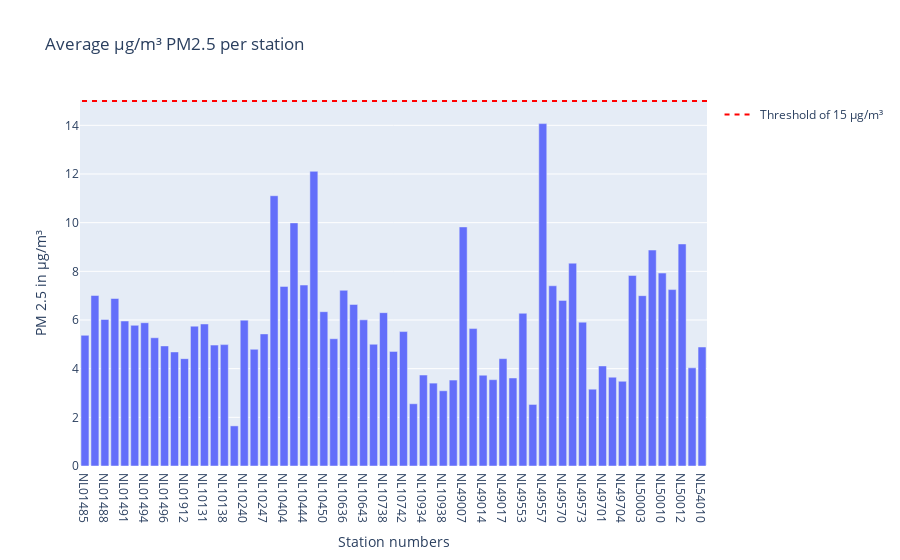

The notebook cell this image was saved under:
### Markdown cell above
The skewness transforms negatively, therefore we need to implement another transformation practice in order to detect and handle outliers.

### Code cell
bar_pm25 = px.bar(meanlocation_PM25, x='station_number' , y= 'value', title='Average µg/m³ PM2.5 per station')
bar_pm25.update_layout(yaxis_title='PM 2.5 in µg/m³', xaxis_title= "Station numbers", barmode='group') 
#bar.add_shape(type='line', y0=40, y1=40, xref='paper', x0=0, x1=1, line_color='red')
bar_pm25.add_shape(
    legendrank=1,
    showlegend=True,
    type="line",
    xref="paper",
    line=dict(dash="5px", color='red'),
    x0=1,
    x1=0,
    y0=15,
    y1=15,
    name='Threshold of 15 µg/m³'
)

bar_pm25.show()

### Figure 1 — Plotly figure (JSON) as saved in the notebook; plotly's stock layout.template omitted (floating-point values rounded to 4 significant figures)
{"data": [{"hovertemplate": "station_number=%{x}<br>value=%{y}<extra></extra>", "legendgroup": "", "marker": {"color": "#636efa", "pattern": {"shape": ""}}, "name": "", "orientation": "v", "showlegend": false, "textposition": "auto", "type": "bar", "x": ["NL01485", "NL01487", "NL01488", "NL01489", "NL01491", "NL01493", "NL01494", "NL01495", "NL01496", "NL01497", "NL01912", "NL01913", "NL10131", "NL10136", "NL10138", "NL10230", "NL10240", "NL10241", "NL10247", "NL10248", "NL10404", "NL10418", "NL10444", "NL10449", "NL10450", "NL10538", "NL10636", "NL10641", "NL10643", "NL10644", "NL10738", "NL10741", "NL10742", "NL10821", "NL10934", "NL10937", "NL10938", "NL49003", "NL49007", "NL49012", "NL49014", "NL49016", "NL49017", "NL49551", "NL49553", "NL49556", "NL49557", "NL49561", "NL49570", "NL49572", "NL49573", "NL49680", "NL49701", "NL49703", "NL49704", "NL49980", "NL50003", "NL50007", "NL50010", "NL50011", "NL50012", "NL54004", "NL54010"], "xaxis": "x", "y": [5.371, 7.006, 6.024, 6.883, 5.958, 5.781, 5.888, 5.271, 4.935, 4.688, 4.412, 5.747, 5.837, 4.969, 4.988, 1.648, 5.994, 4.797, 5.429, 11.11, 7.381, 9.991, 7.436, 12.11, 6.342, 5.229, 7.22, 6.639, 6.006, 5.004, 6.302, 4.71, 5.525, 2.558, 3.738, 3.406, 3.092, 3.529, 9.825, 5.647, 3.731, 3.547, 4.412, 3.618, 6.276, 2.529, 14.07, 7.406, 6.806, 8.335, 5.912, 3.156, 4.112, 3.65, 3.482, 7.831, 7.0, 8.875, 7.929, 7.25, 9.125, 4.035, 4.891], "yaxis": "y"}], "layout": {"barmode": "group", "legend": {"tracegroupgap": 0}, "shapes": [{"legendrank": 1, "line": {"color": "red", "dash": "5px"}, "name": "Threshold of 15 µg/m³", "showlegend": true, "type": "line", "x0": 1, "x1": 0, "xref": "paper", "y0": 15, "y1": 15}], "title": {"text": "Average µg/m³ PM2.5 per station"}, "xaxis": {"anchor": "y", "domain": [0, 1], "title": {"text": "Station numbers"}}, "yaxis": {"anchor": "x", "domain": [0, 1], "title": {"text": "PM 2.5 in µg/m³"}}}}
